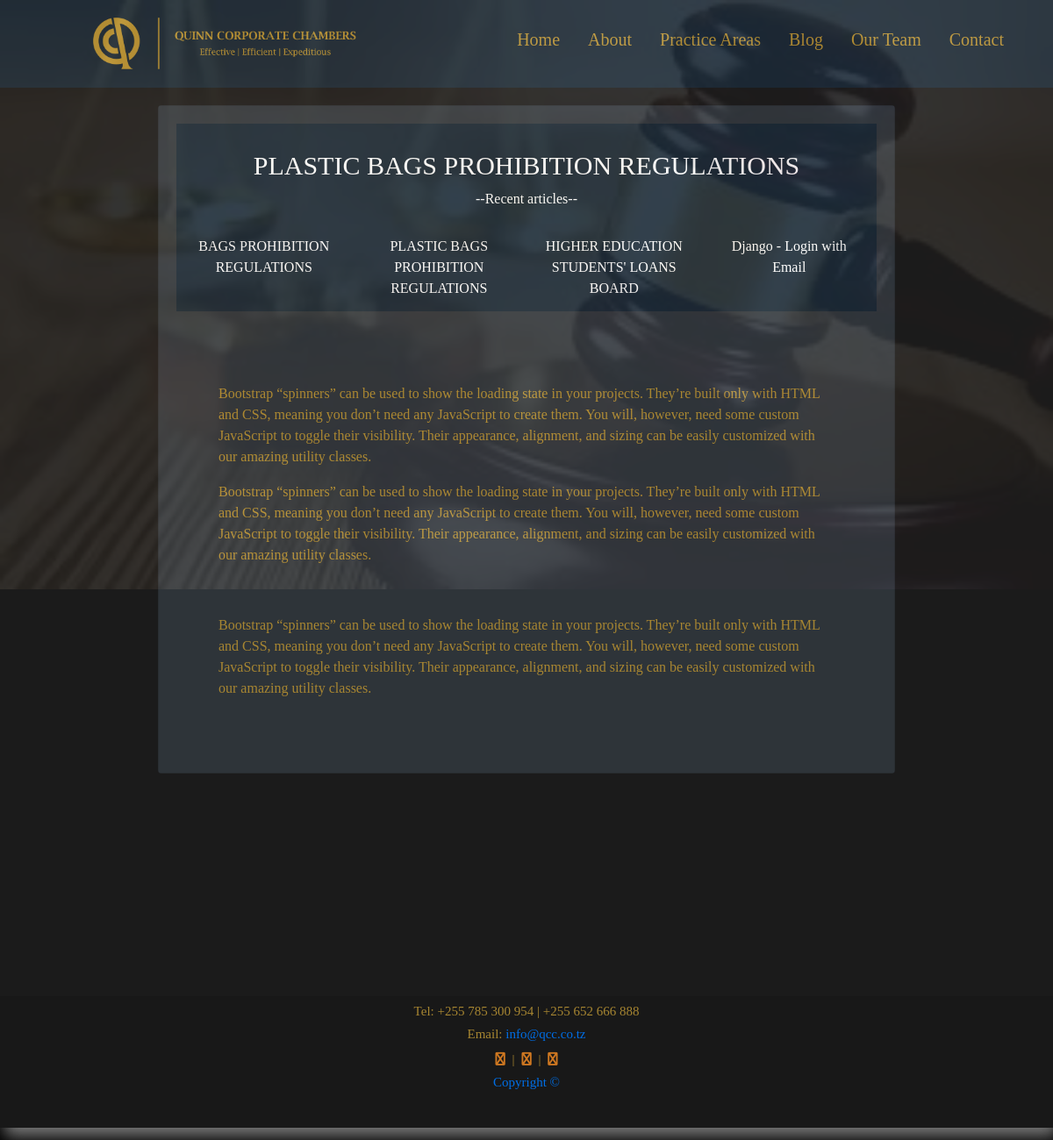
Page /blog/plastic-bags-prohibition-regulations/ on the committed database.
### blog/models.py (models this page shows)
class BlogPost(models.Model):
    title = models.CharField(max_length=120)
    subtitle = models.CharField(max_length=120)
    body = RichTextField(blank=True,null=True ,max_length=5000)
    slug = models.SlugField(blank=True,unique=True)
    date = models.DateTimeField(auto_now_add=True)
    date_added = models.DateTimeField()
    def  get_absolute_url(self):
        return reverse('blog', kwargs={'slug': self.slug})
    def __str__(self):
        return self.title

### blog/views.py (the view)
# urls.py: path('<slug>/',BlogPostDetailView.as_view(), name ='blog'),
class BlogPostDetailView(DetailView):
    obj_queryset = BlogPost.objects.all()
    template_name ="postDetailPage.html"
    def get_object(self,*args,**kwargs):
        request = self.request
        slug = self.kwargs.get('slug')
        pk = 1
        instance1 = None
        try:
            instance = BlogPost.objects.get(slug=slug)
        except Event.DoesNotExist:
               instance = blogPage.objects.all().first()
               if instance is None:
                    raise Http404("product doesnt exist")
        except:
            raise Http404("OOOPS")
        return instance
    def get_context_data(self,*args,**kwargs):
        context = super(BlogPostDetailView,self).get_context_data(*args,**kwargs)
        context['recents'] = BlogPost.objects.all()[:4]
        print(context)
        return context

### templates/postDetailPage.html (shortened to what this page needs)
{% extends 'base.html' %}
{% load static %}
{% block content %}
<div class="maincontent" style="width: 70%; min-height: 1000px; ">
    <div class="card bg-dark">
        <div class="card-body bg-dark">
            <div style="width: 100%; height: 200px; padding-top: 30px; background-color:#1D2C39;">
                <h6 style="margin-top: 0; text-align: center; font-size: 30px; color:white">{{object.title}}</h6>
                <p style="margin-top: 0; text-align: center; color: white; ">--Recent articles--</p>
                <div class="d-flex flex-row bd-highlight justify-content-center mb-3 " style="width: 100% !important;">
                    {% for obj in  recents %}
                    <div class="p-2 bd-highlight w-25" style="background-color:#1D2C39"><a href="{{obj.get_absolute_url}}"
                            class="btn btn-link ">{{obj.title}}</a></div>
                    {% endfor %}
                </div>
            </div>
            <div class="card-text p-5 mt-5" style="font-size: 20px !important; position: relative !important;">
                {{object.body | safe}}
            </div>
        </div>
    </div>
</div>
{% endblock content %}

### my-static/css/style.css (style rules this page uses)
* { margin: 0; padding: 0; box-sizing: border-box; font-family: garamond; }
body { position: relative; width: 100%; background-color:black; overflow-x: hidden; }
html { background-color:black; }
.maincontent { width: 80%; height: auto; float:center; margin-right: auto; margin-left: auto; margin-top: 20px; font-size: 23px !important ; color:#BA9537; }
.btn, .btn-link { border: 0 !important; box-shadow: 0 !important; color: white !important; }
.maincontent p, .maincontent2 p { text-align: start; font-size: 16px !important ; color: #BA9537; }
* { box-sizing: border-box; }

### rows in the picture
BlogPost: title "PLASTIC BAGS PROHIBITION REGULATIONS", body "Bootstrap “spinners” can be used to show the loading state in your projects. They’re built only with HTML and CSS, meaning you don’t need any JavaScript to create them. You will, however, need some custom JavaScript to toggle their visibility. Their appearance, alignment, and sizing can be easily customized with our amazing utility classes. Bootstrap “spinners” can be used to show the loading state in your projects. They’re built only with HTML and CSS, meaning you don’t need any JavaScript to create them. You will, however, need some custom JavaScript to toggle their visibility. Their appearance, alignment, and sizing can be easily customized with our amazing utility classes. Bootstrap…"
BlogPost: title "BAGS PROHIBITION REGULATIONS"
BlogPost: title "HIGHER EDUCATION STUDENTS' LOANS BOARD"
BlogPost: title "Django - Login with Email"
